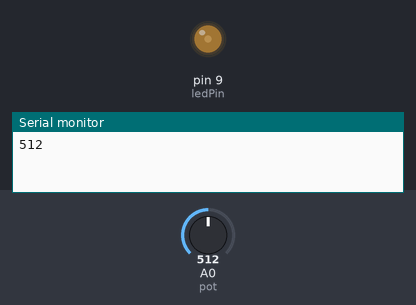
Bench run of a sketch on a simulated Arduino Uno, built with avr-gcc and run on an emulated ATmega328P. Shown: output pins drawn as LEDs (lit = HIGH), the last lines printed to the serial monitor. Inputs (shaded band) come from the test bench; at power-on: A0 (pot) = 512.

Above: at 1.2 s.
1.3 s: A0 (pot) set to 122
At 2.42 s:
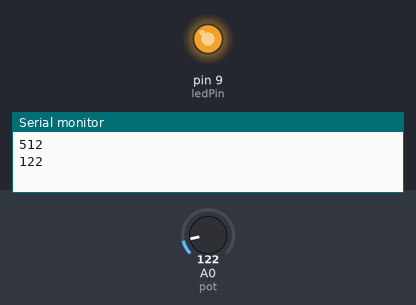
4.3 s: A0 (pot) set to 0
At 4.49 s:
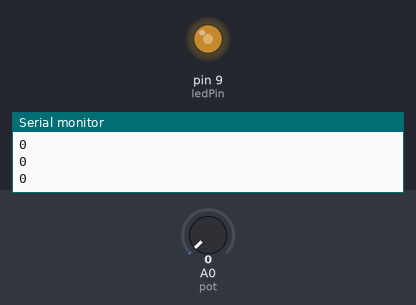
7.3 s: A0 (pot) set to 265
At 10.06 s:
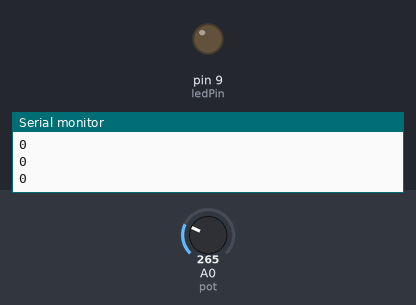
10.3 s: A0 (pot) set to 511
13.3 s: A0 (pot) set to 306
Timing chart, 0 to 17.3 s (numbered marks = the images above; inputs shaded):
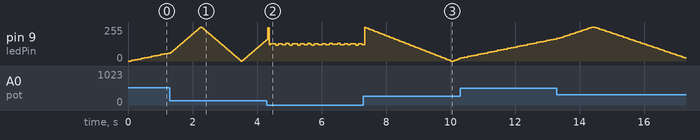

The sketch:

fading_light.ino
```cpp
const byte ledPin = 9;
const byte pot = A0;

void setup() {
  pinMode(ledPin, OUTPUT);
  pinMode(pot, INPUT);
  Serial.begin(9600);
}

void loop() {
  Serial.println(analogRead(pot));
  for (int fadeValue = 0 ; fadeValue <= 255; fadeValue += 5) {
    analogWrite(ledPin, fadeValue);
    delay(analogRead(pot) / 5);
  }
  Serial.println(analogRead(pot));
  for (int fadeValue = 255 ; fadeValue >= 0; fadeValue -= 5) {
    analogWrite(ledPin, fadeValue);
    delay(analogRead(pot) / 5);
  }
}
```

Measured:
- by itself, pin 9 (ledPin): rises from 170/255 to 255/255 in 0.98 s, then falls to 25/255 in 2.9 s
